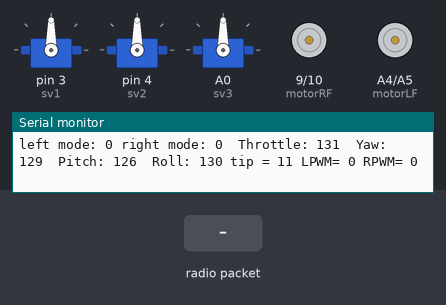
Bench run of a sketch on a simulated Arduino Uno, built with avr-gcc and run on an emulated ATmega328P. On the bench: 3 × servo, motor-driver pin pairs drawn as motors (green arrow = first pin HIGH = forward, orange = second pin HIGH = backward, longer = more drive), the last lines printed to the serial monitor. The inputs (shaded band) are chosen by the test bench. No radio packets arrive unless stated.

Above: at 2.2 s.
2.3 s: radio packet "1" arrives
At 2.46 s:
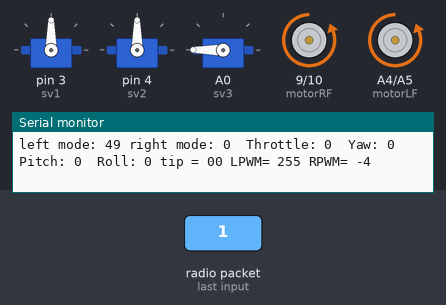
4.0 s: radio packet "0" arrives
At 5.2 s:
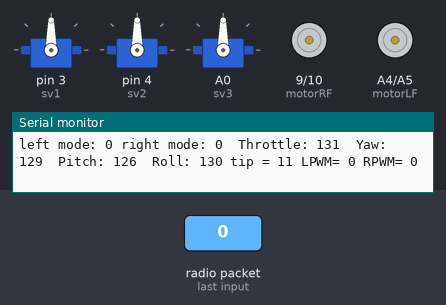
7.0 s: radio packet "2" arrives
At 7.5 s:
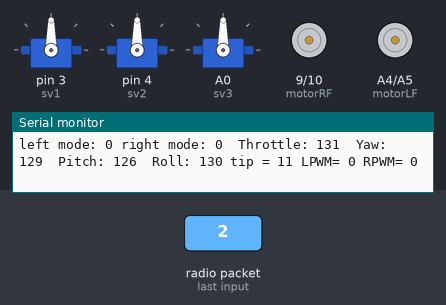
Timing chart, 0 to 10.0 s (numbered marks = the images above; inputs shaded):
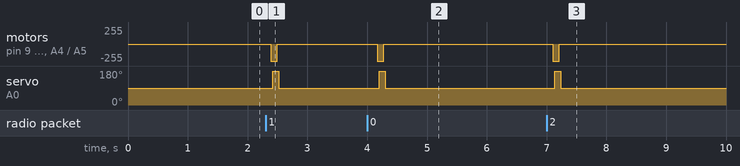

The sketch:

Main_receiver_kai.ino
```cpp
/*
  combination of the controller project
  DC transmit/receive test
  Written By: Jui-Wen, Yeh.
  Under modification.
  New version, dealt with DC first
*/
//preinitialize
const byte addr[] = { 0xCC,0xCE,0xCC,0xCE,0xCC };
#include <SPI.h>
#include <Wire.h>
#include <Servo.h>
#include "RF24.h"
RF24 radioControl(7, 8); // CE pin, CSN pin
const byte pipe = 1; // assigned pipe number
//rf24 receiver part

//data part
byte result[8];
int throttle = 0 ;
int yaw = 0 ;
int pitch = 0 ;
int roll = 0 ;
int lftMode = 0 ;
int rgtMode= 0 ;
//
const int motorLF = A4; //left motor forward  if high
const int motorLB = A5; //left motor backward if high
int LPWM = 5;
const int motorRF = 9; //right motor forward if high
const int motorRB = 10; //right motoe backward if high
int RPWM = 6;

Servo sv1;
int pos1;
Servo sv2;
int pos2;
Servo sv3;
int pos3;
//

void setup() {
  Serial.begin(9600);
  //RF24 below
  radioControl.begin();
  radioControl.setChannel(15); //setting up channel(frequency)
  radioControl.setPALevel(RF24_PA_MIN);
  radioControl.setDataRate(RF24_250KBPS);
  radioControl.openReadingPipe(pipe, addr); //open up radio
  radioControl.startListening(); //start listening
  delay(1000);
  Serial.println("NRF ready~");
//
  pinMode (motorLF, OUTPUT);
  pinMode (motorLB, OUTPUT);
  pinMode (motorRF, OUTPUT);
  pinMode (motorRB, OUTPUT);
  sv1.attach(3);
  sv2.attach(4);
  sv3.attach(A0);
}

void loop() {
  if (radioControl.available(&pipe))
  {
    radioControl.read(&result, sizeof(result));
    for (int cnt = 0; cnt < 6; cnt++)
    {
      if (cnt == 0)
        lftMode = result[cnt];
      else if (cnt == 1)
        rgtMode = result [cnt];
      else if (cnt == 2)
        throttle = result [cnt];
      else if (cnt == 3)
        yaw = result [cnt];
      else if (cnt == 4)
        pitch = result [cnt];
      else if (cnt == 5)
        roll = result [cnt];
    }
  }
  else
  {
    throttle = 131 ;
    yaw = 129 ;
    pitch = 126 ;
    roll = 130 ;
    lftMode = 0 ;
    rgtMode= 0 ;
    LPWM = 0;
    RPWM = 0;
  }
//bounus
    Serial.print("left mode: ");
    Serial.print(lftMode);
    Serial.print(" right mode: ");
    Serial.print(rgtMode);
    //for DC motor
    Serial.print("  Throttle: ");
    Serial.print(throttle);
    Serial.print("  Yaw: ");
    Serial.print(yaw);
    Serial.print("  Pitch: ");
    Serial.print(pitch);
    Serial.print("  Roll: ");
    Serial.print(roll);
// DC motor rotation
  throttle-=131;
  yaw-=129;
  int lftNum = (throttle+yaw)*2.2;
  int rgtNum = (throttle-yaw)*2.2;
/*
const int motorLF = A1; //left motor forward  if high
const int motorLB = A2; //left motor backward if high
int LPWM = 5;
const int motorRF = 9; //right motor forward if high
const int motorRB = 10; //right motoe backward if high
int RPWM = 6;
*/
//left case
int ltip = 1;
  if (lftNum>0)
    {
      digitalWrite(motorLF, HIGH);
      digitalWrite(motorLB, LOW);
      if (abs(lftNum) >256)
        lftNum = 255;
      ltip = 2;
    }
    else if (lftNum ==0)
    {
      digitalWrite(motorLF, LOW);
      digitalWrite(motorLB, LOW);
      ltip = 1;
    }
    else if (lftNum <0)
    {
      digitalWrite(motorLF, LOW);
      digitalWrite(motorLB, HIGH);
      if (abs(lftNum) >256)
        lftNum = 255;
        ltip = 0;
    }

//right case
int rtip = 1;
  if (rgtNum>0)
    {
      digitalWrite(motorRF, HIGH);
      digitalWrite(motorRB, LOW);
      if (abs(rgtNum) >256)
        rgtNum = 255;
      rtip = 2;
    }
    else if (rgtNum ==0)
    {
      digitalWrite(motorRF, LOW);
      digitalWrite(motorRB, LOW);
      rtip = 1;
    }
    else if (rgtNum <0)
    {
      digitalWrite(motorRF, LOW);
      digitalWrite(motorRB, HIGH);
      if (abs(rgtNum) >256)
        rgtNum = 255;
      rtip = 0;
    }
//
  Serial.print(" tip = ");
  Serial.print(ltip);
  Serial.print(rtip);
  Serial.print(" LPWM= ");
  Serial.print(lftNum);
  Serial.print(" RPWM= ");
  Serial.println(rgtNum);
  analogWrite(LPWM, abs(lftNum));
  analogWrite(RPWM, abs(rgtNum));
  //servo stop = 90
  //servo full fwd = 180
  //servo full reverse = 0;
  //first servo
    if (lftMode==2)
      {
      pos1 = 100;
      sv1.write(pos1);
      }
    else if (lftMode==1)
      {
      pos1 = 0;
      sv1.write(pos1);
      }
    else if (lftMode==0)
      {
      pos1 = 90;
      sv1.write(pos1);
      }
  //another servo
    if (rgtMode==2)
      {
      pos2 = 100;
      sv2.write(pos2);
      }
    else if (rgtMode==1)
      {
      pos2 = 0;
      sv2.write(pos2);
      }
    else if (rgtMode==0)
      {
      pos2 = 90;
      sv2.write(pos2);
      }
  //0~360
  //roll at right throttle
    roll-=2;
    pos3 = map(roll, 0, 255, 180, 0);
    sv3.write(pos3);
  //test servo situation:
  /*  Serial.print("  ");
    Serial.print(pos1);
    Serial.print("  ");
    Serial.print(pos2);
    Serial.print("  ");
    Serial.println(pos3); */
}
```

Measured:
- after the input at 2.3 s, motor on pin 9 (motorRF) / pin 10 (motorRB), motor on A4 (motorLF) / A5 (motorLB): stopped → backward 255/255 after 0.09 s, → stopped 0.11 s later; servo on A0 (sv3): 90° → 180° after 0.12 s, → 90° 0.11 s later
- after the input at 4.0 s, motor on pin 9 (motorRF) / pin 10 (motorRB), motor on A4 (motorLF) / A5 (motorLB): stopped → backward 255/255 after 0.17 s, → stopped 0.11 s later; servo on A0 (sv3): 90° → 180° after 0.20 s, → 90° 0.11 s later
- after the input at 7.0 s, motor on pin 9 (motorRF) / pin 10 (motorRB), motor on A4 (motorLF) / A5 (motorLB): stopped → backward 255/255 after 0.10 s, → stopped 0.11 s later; servo on A0 (sv3): 90° → 180° after 0.14 s, → 90° 0.11 s later
